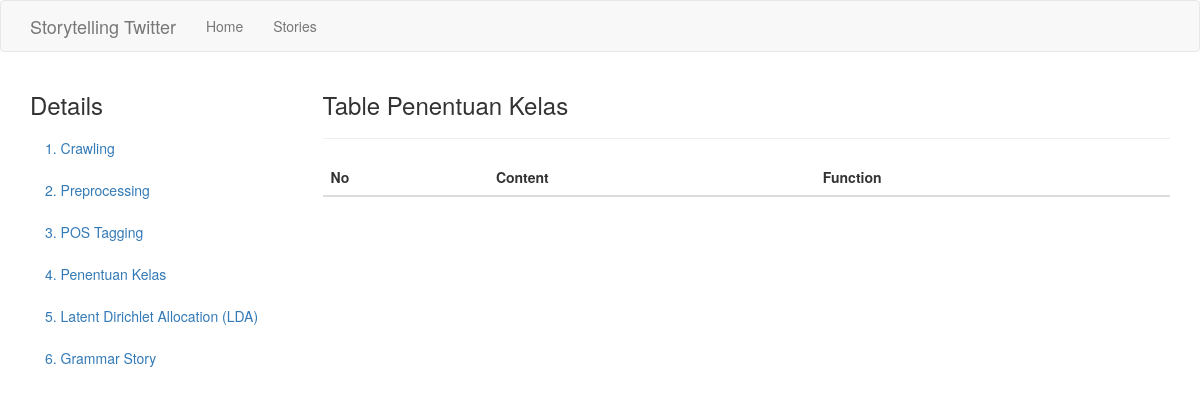
Page /stories/1/details/kelas on the earlier database version.
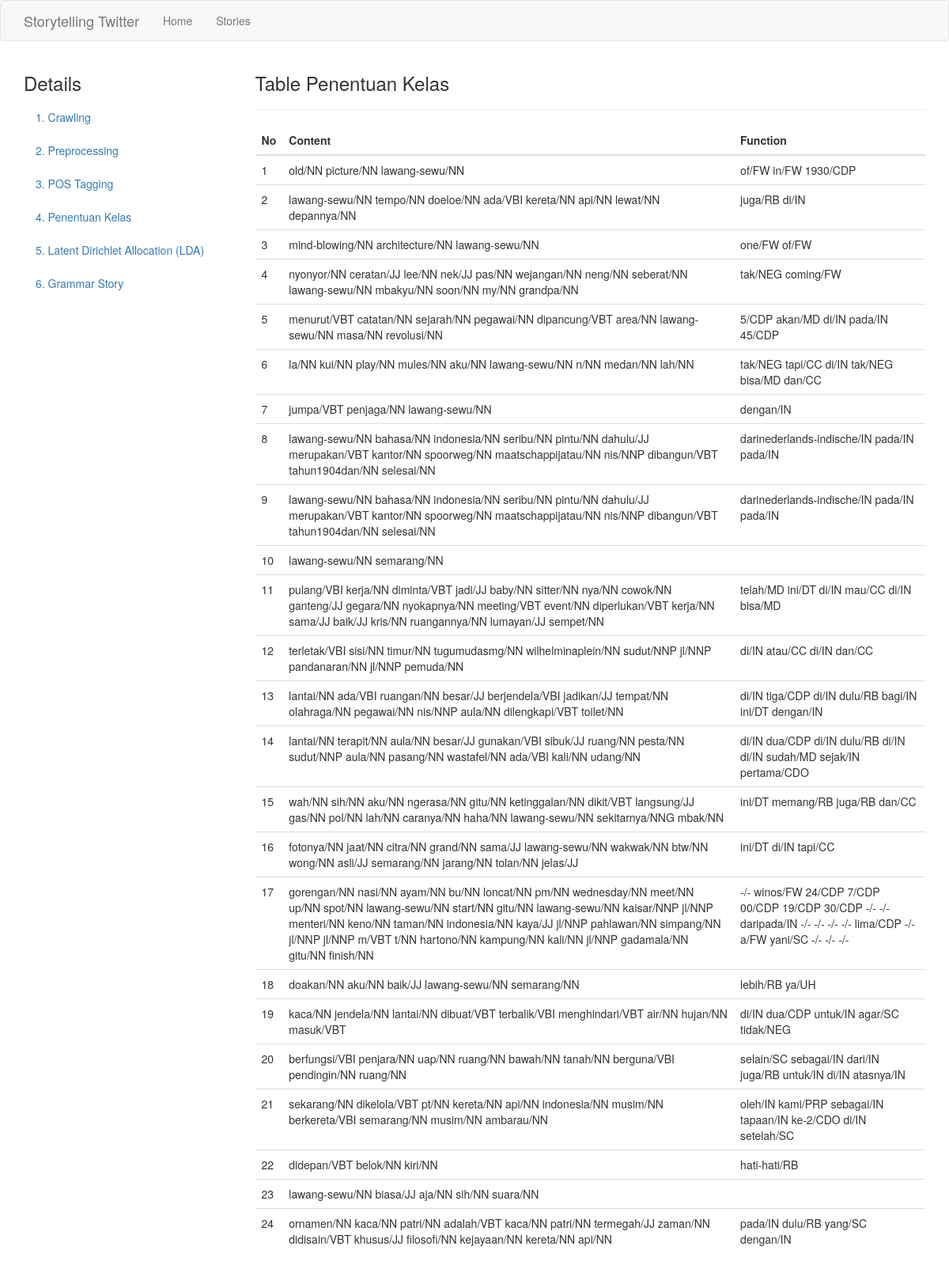
Same page on the later database version.
### app/models.py (models this page shows, shortened)
class PenentuanKelas(db.Model):
    __tablename__ = 'penentuan_kelas'
    id = db.Column(db.Integer, primary_key=True)
    content = db.Column(db.String(200))
    function = db.Column(db.String(200))
    tweet_id = db.Column(db.Integer, db.ForeignKey('tweet.id'), nullable=False)
    crawler_id = db.Column(db.Integer, db.ForeignKey('crawler.id'), nullable=False)

### app/main/routes.py (the view)
@bp.route('/stories/<int:id>/details/kelas', methods=['GET', 'POST'])
def get_kelas(id):
    kelas = PenentuanKelas.query.filter_by(crawler_id=id)
    return render_template("details_kelas.html", crawler_id=id, kelas=kelas)

### app/templates/details_kelas.html (shortened to what this page needs)
{% extends 'bootstrap/base.html' %}
{% block head %}
{{super()}}
<link rel="stylesheet" href="https://maxcdn.bootstrapcdn.com/bootstrap/3.3.7/css/bootstrap.min.css">
<link rel="stylesheet" href="https://cdn.datatables.net/1.10.19/css/dataTables.bootstrap.min.css">
{% endblock %}
{% block navbar %}
<nav class="navbar navbar-default">
  <div class="container">
    <div class="navbar-header">
      <a class="navbar-brand" href="{{ url_for('main.index') }}">{{ _('Storytelling Twitter') }}</a>
    </div>
    <div class="collapse navbar-collapse" id="bs-example-navbar-collapse-1">
      <ul class="nav navbar-nav">
        <li><a href="{{ url_for('main.index') }}">{{ _('Home') }}</a></li>
        <li><a href="{{ url_for('main.stories') }}">{{ _('Stories') }}</a></li>
      </ul>
    </div>
  </div>
</nav>
{% endblock %}
{% block content %}
<div class="container">
  <div class="row">
    <nav class="col-sm-3" id="myScrollspy">
      <ol class="nav nav-stacked" id="sidebar" data-spy="affix" data-offset-top="0">
        <h3>Details</h3>
        <li><a href="{{url_for('main.get_crawling', id=crawler_id)}}">1. Crawling</a></li>
        <li><a href="{{url_for('main.get_preprocessing', id=crawler_id)}}">2. Preprocessing</span></a></li>
        <li><a href="{{url_for('main.get_postag', id=crawler_id)}}">3. POS Tagging</a></li>
        <li><a href="{{url_for('main.get_kelas', id=crawler_id)}}">4. Penentuan Kelas</a></li>
        <li><a href="{{url_for('main.get_lda', id=crawler_id)}}">5. Latent Dirichlet Allocation (LDA)</a></li>
        <li><a href="{{url_for('main.get_grammar_story', id=crawler_id)}}">6. Grammar Story</a></li>
      </ol>
    </nav>
    <div class="col-md-9">
      <h3>Table Penentuan Kelas</h3>
      <hr>
      <table class="table table-stripped" id="tblKelas">
        <thead>
          <th>No</th>
          <th>Content</th>
          <th>Function</th>
        </thead>
        <tbody>
          {% set ns = namespace(i=1) %}
          {% for item in kelas %}
          <tr>
            <td>{{ ns.i }}</td>
            <td>{{ item.content }}</td>
            <td>{{ item.function }}</td>
          </tr>
          {% set ns.i = ns.i+1 %}
          {% endfor %}
        </tbody>
      </table>
    </div>
  </div>
</div>
{% endblock %}

Differences in the rows shown:
added PenentuanKelas: i "1", content "old/NN picture/NN lawang-sewu/NN", function "of/FW in/FW 1930/CDP"
added PenentuanKelas: i "2", content "lawang-sewu/NN tempo/NN doeloe/NN ada/VBI kereta/NN api/NN lewat/NN depannya/NN", function "juga/RB di/IN"
added PenentuanKelas: i "3", content "mind-blowing/NN architecture/NN lawang-sewu/NN", function "one/FW of/FW"
added PenentuanKelas: i "4", content "nyonyor/NN ceratan/JJ lee/NN nek/JJ pas/NN wejangan/NN neng/NN seberat/NN lawang-sewu/NN mbakyu/NN soon/NN my/NN grandpa/NN", function "tak/NEG coming/FW"
added PenentuanKelas: i "5", content "menurut/VBT catatan/NN sejarah/NN pegawai/NN dipancung/VBT area/NN lawang-sewu/NN masa/NN revolusi/NN", function "5/CDP akan/MD di/IN pada/IN 45/CDP"
added PenentuanKelas: i "6", content "la/NN kui/NN play/NN mules/NN aku/NN lawang-sewu/NN n/NN medan/NN lah/NN", function "tak/NEG tapi/CC di/IN tak/NEG bisa/MD dan/CC"
added PenentuanKelas: i "7", content "jumpa/VBT penjaga/NN lawang-sewu/NN", function "dengan/IN"
added PenentuanKelas: i "8", content "lawang-sewu/NN bahasa/NN indonesia/NN seribu/NN pintu/NN dahulu/JJ merupakan/VBT kantor/NN spoorweg/NN maatschappijatau/NN nis/NNP dibangun/VBT tahun1904dan/NN selesai/NN", function "darinederlands-indische/IN pada/IN pada/IN"
added PenentuanKelas: i "9", content "lawang-sewu/NN bahasa/NN indonesia/NN seribu/NN pintu/NN dahulu/JJ merupakan/VBT kantor/NN spoorweg/NN maatschappijatau/NN nis/NNP dibangun/VBT tahun1904dan/NN selesai/NN", function "darinederlands-indische/IN pada/IN pada/IN"
added PenentuanKelas: i "10", content "lawang-sewu/NN semarang/NN"
added PenentuanKelas: i "11", content "pulang/VBI kerja/NN diminta/VBT jadi/JJ baby/NN sitter/NN nya/NN cowok/NN ganteng/JJ gegara/NN nyokapnya/NN meeting/VBT event/NN diperlukan/VBT kerja/NN sama/JJ baik/JJ kris/NN ruangannya/NN lumayan/JJ sempet/NN", function "telah/MD ini/DT di/IN mau/CC di/IN bisa/MD"
added PenentuanKelas: i "12", content "terletak/VBI sisi/NN timur/NN tugumudasmg/NN wilhelminaplein/NN sudut/NNP jl/NNP pandanaran/NN jl/NNP pemuda/NN", function "di/IN atau/CC di/IN dan/CC"
added PenentuanKelas: i "13", content "lantai/NN ada/VBI ruangan/NN besar/JJ berjendela/VBI jadikan/JJ tempat/NN olahraga/NN pegawai/NN nis/NNP aula/NN dilengkapi/VBT toilet/NN", function "di/IN tiga/CDP di/IN dulu/RB bagi/IN ini/DT dengan/IN"
added PenentuanKelas: i "14", content "lantai/NN terapit/NN aula/NN besar/JJ gunakan/VBI sibuk/JJ ruang/NN pesta/NN sudut/NNP aula/NN pasang/NN wastafel/NN ada/VBI kali/NN udang/NN", function "di/IN dua/CDP di/IN dulu/RB di/IN di/IN sudah/MD sejak/IN pertama/CDO"
added PenentuanKelas: i "15", content "wah/NN sih/NN aku/NN ngerasa/NN gitu/NN ketinggalan/NN dikit/VBT langsung/JJ gas/NN pol/NN lah/NN caranya/NN haha/NN lawang-sewu/NN sekitarnya/NNG mbak/NN", function "ini/DT memang/RB juga/RB dan/CC"
added PenentuanKelas: i "16", content "fotonya/NN jaat/NN citra/NN grand/NN sama/JJ lawang-sewu/NN wakwak/NN btw/NN wong/NN asli/JJ semarang/NN jarang/NN tolan/NN jelas/JJ", function "ini/DT di/IN tapi/CC"
added PenentuanKelas: i "17", content "gorengan/NN nasi/NN ayam/NN bu/NN loncat/NN pm/NN wednesday/NN meet/NN up/NN spot/NN lawang-sewu/NN start/NN gitu/NN lawang-sewu/NN kaisar/NNP jl/NNP menteri/NN keno/NN taman/NN indonesia/NN kaya/JJ jl/NNP pahlawan/NN simpang/NN jl/NNP jl/NNP m/VBT t/NN hartono/NN kampung/NN kali/NN jl/NNP gadamala/NN gitu/NN finish/NN", function "-/- winos/FW 24/CDP 7/CDP 00/CDP 19/CDP 30/CDP -/- -/- daripada/IN -/- -/- -/- -/- lima/CDP -/- a/FW yani/SC -/- -/- -/-"
added PenentuanKelas: i "18", content "doakan/NN aku/NN baik/JJ lawang-sewu/NN semarang/NN", function "lebih/RB ya/UH"
added PenentuanKelas: i "19", content "kaca/NN jendela/NN lantai/NN dibuat/VBT terbalik/VBI menghindari/VBT air/NN hujan/NN masuk/VBT", function "di/IN dua/CDP untuk/IN agar/SC tidak/NEG"
added PenentuanKelas: i "20", content "berfungsi/VBI penjara/NN uap/NN ruang/NN bawah/NN tanah/NN berguna/VBI pendingin/NN ruang/NN", function "selain/SC sebagai/IN dari/IN juga/RB untuk/IN di/IN atasnya/IN"
added PenentuanKelas: i "21", content "sekarang/NN dikelola/VBT pt/NN kereta/NN api/NN indonesia/NN musim/NN berkereta/VBI semarang/NN musim/NN ambarau/NN", function "oleh/IN kami/PRP sebagai/IN tapaan/IN ke-2/CDO di/IN setelah/SC"
added PenentuanKelas: i "22", content "didepan/VBT belok/NN kiri/NN", function "hati-hati/RB"
added PenentuanKelas: i "23", content "lawang-sewu/NN biasa/JJ aja/NN sih/NN suara/NN"
added PenentuanKelas: i "24", content "ornamen/NN kaca/NN patri/NN adalah/VBT kaca/NN patri/NN termegah/JJ zaman/NN didisain/VBT khusus/JJ filosofi/NN kejayaan/NN kereta/NN api/NN", function "pada/IN dulu/RB yang/SC dengan/IN"
